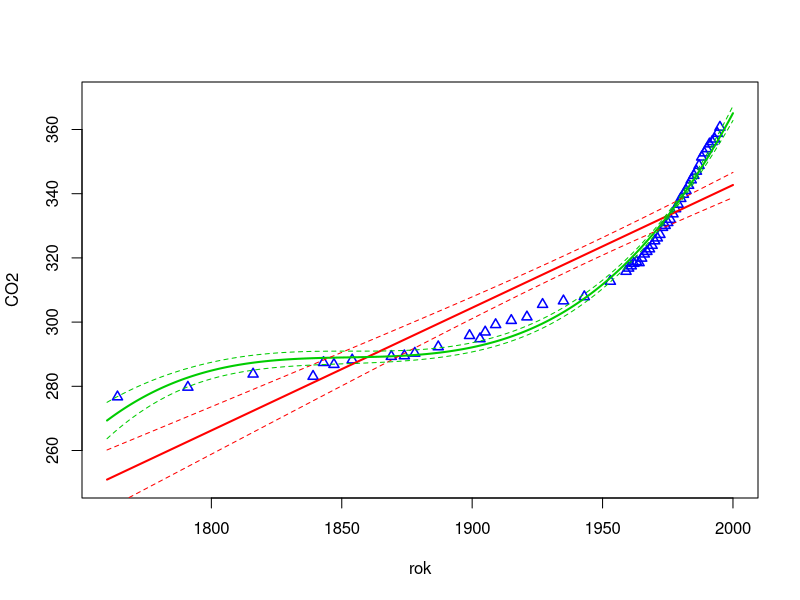
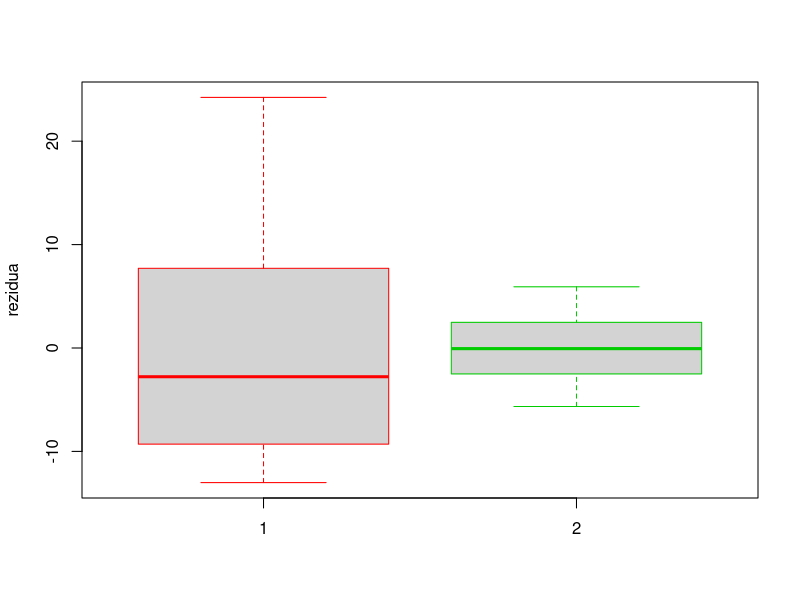

The R script that drew these images, in order:
# =============================================================================================================================
# Priklad 3 

tabulka <- read.csv (file = "CO2.csv", header = TRUE, sep = ",", dec = ".")
names (tabulka)
str (tabulka)
summary (tabulka)

# primka 

model1 <- lm (CO2 ~ Year, data = tabulka) 
model1
#provedeme pro celkovy vypis informaci
prehled1 <- summary (model1)
#Intercept je "beta 0"
prehled1
#beta0 = -1.3, beta1 = 0.85
# Yi = -1.3 + 0.85 + xi + "epsilon i"

model1$coefficients
coef (model1)
model1$residuals
residuals (model1)
model1$fitted.values
fitted.values (model1)
model.matrix (model1)

prehled1$sigma
prehled1$df
prehled1$r.squared
prehled1$adj.r.squared
prehled1$fstatistic

# kubicka parabola

model2 <- lm (CO2 ~ Year + I(Year^2) + I(Year^3), data = tabulka) 
model2
prehled2 <- summary (model2)
#p hodnoty jsou vysoke takze je to spatny(pro slovaky zly) model
prehled2

model2$coefficients
coef (model2)
model2$residual2
residuals (model2)
model2$fitted.values
fitted.values (model2)
model.matrix (model2)

prehled2$sigma
prehled2$df
prehled2$r.squared
prehled2$adj.r.squared
prehled2$fstatistic

# grafika

summary (tabulka)
plot (c (1760, 2000), c (250, 370), type = "n", xlab = "rok", ylab = "CO2")

points (tabulka$Year, tabulka$CO2, col = "blue", pch = 24, lwd = 1.5, cex = 1.0)

# pruchystame si sit na x-ove ose
x <- seq (1760, 2000, by = 0.1)
# pomoci funkce "predict" nechame dopocitat odpovidajici Y-ove hodnoty na regresni funkci
Y1 <- predict (model1, data.frame (Year = x))
Y2 <- predict (model2, data.frame (Year = x))

#primka
lines (x, Y1, col = "red", lwd = 2)
#parabola
lines (x, Y2, col = "#00cc00", lwd = 2)

# 95% intervaly spolehlivosti pro koeficienty modelu
confint (model1, level = 0.95)
# porovnejte je s testy vyznamnosti jednotlivych parametru
prehled1

confint (model2, level = 0.95)
prehled2

# muzeme prikreslit 95% pasy spolehlivosti pro stredni hodnotu, tj. kolem regresni funkce
CI1 <- predict (model1, data.frame (Year = x), interval = "confidence", level = 0.95)
CI2 <- predict (model2, data.frame (Year = x), interval = "confidence", level = 0.95)
lines (x, CI1[,2], col = "red", lty = 2)
lines (x, CI1[,3], col = "red", lty = 2)
lines (x, CI2[,2], col = "#00cc00", lty = 2)
lines (x, CI2[,3], col = "#00cc00", lty = 2)
#IMPORTANT - ulozeni grafu do PDF }budeme potrebovat na zapoctu)
dev.copy2pdf (file = "obrazek5.pdf", width = 5, height = 4)

# boxploty rezidui

boxplot (model1$residuals, model2$residuals, ylab = "rezidua", names = c(1,2), border = c ("red", "#00cc00"))
dev.copy2pdf (file = "obrazek6.pdf", width = 3.5, height = 4)

# porovnani modelu

#tady jsou reziuda lepsi
sum (model1$residuals^2) / model1$df.residual
prehled1$r.squared
prehled1$adj.r.squared

sum (model2$residuals^2) / model2$df.residual
prehled2$r.squared
prehled2$adj.r.squared

anova (model1, model2) 

#parabola vysla mnohem lepe nez primka - vyberu parabolu

